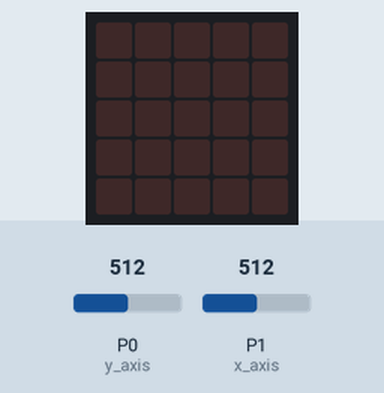
The program below on a simulated BBC micro:bit running MicroPython. Parts: the board's 5×5 LED display. The inputs (shaded band) are chosen by the test bench; at power-on: P0 (y_axis) = 512, P1 (x_axis) = 512 (analog values on the 0–1023 scale).

Above: at 1.2 s.
1.3 s: P0 (y_axis) set to 108
2.8 s: P0 (y_axis) set to 94
At 3.2 s:
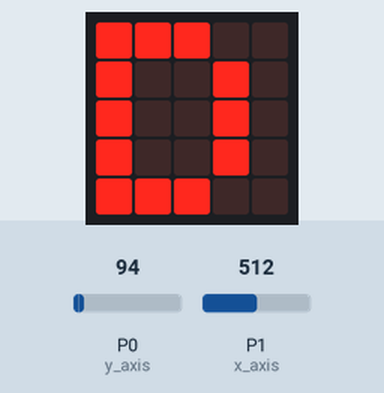
4.3 s: P0 (y_axis) set to 910
5.8 s: P0 (y_axis) set to 932
At 6.1 s:
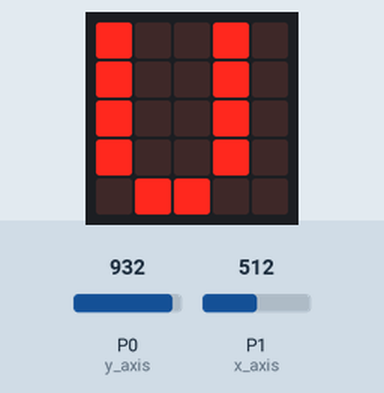
7.3 s: P0 (y_axis) set to 70
At 8.5 s:
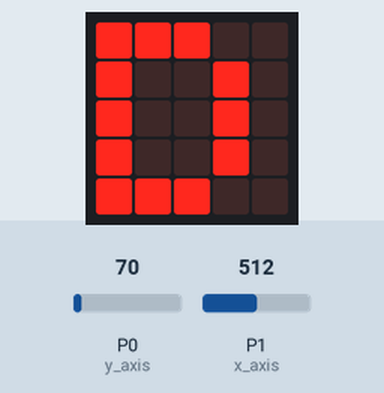
8.8 s: P0 (y_axis) set to 1023
At 10.3 s:
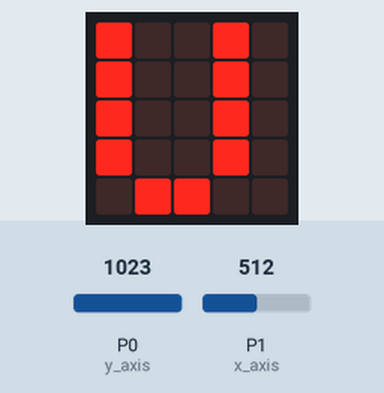
Timing chart, 0 to 11.3 s (numbered marks = the images above; inputs shaded):
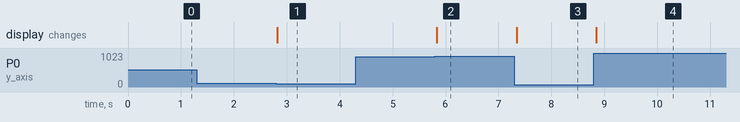

Measured:
- the behaviour switches between 100 and 99 on P0 (y_axis) (found by bisection; images 0 and 1)
- the behaviour switches between 923 and 924 on P0 (y_axis) (found by bisection; images 1 and 2)
- after the input at 1.3 s, every drawn part: stays the same
- after the input at 2.8 s, the display: changes at once (image 1)
- after the input at 4.3 s, every drawn part: stays the same
- after the input at 5.8 s, the display: changes at once (image 2)
- after the input at 7.3 s, the display: changes at once (image 3)
- after the input at 8.8 s, the display: changes after 0.05 s (image 4)

The program:

5-2-Joystick-main.py
```python
# Imports go at the top
from microbit import *

# Define the pins of the joystick
x_axis = pin1
y_axis = pin0

# Read the joystick value function
def readJoystickValue(axis):
    # Map the values from 0 to 1023 to -100 to +100,
    # and then return the mapped value
    return scale(axis.read_analog(), from_=(0, 1023), to=(-100, 100))

# Code in a 'while True:' loop repeats forever
while True:
    # Determine whether the value of the X-axis is greater than 80
    if readJoystickValue(x_axis) > 80:
        # Dot matrix displays character 'L'
        display.show('L')

    # Determine whether the value of the X-axis is  less than -80
    if readJoystickValue(x_axis) < -80:
        # Dot matrix displays character 'R'
        display.show('R')

    # Determine whether the value of the Y-axis is  greater than 80
    if readJoystickValue(y_axis) > 80:
        # Dot matrix displays character 'U'
        display.show('U')

    # Determine whether the value of the Y-axis is  less than -80
    if readJoystickValue(y_axis) < -80:
        # Dot matrix displays character 'D'
        display.show('D')

    # delay 100 millisecond
    sleep(100)
```
